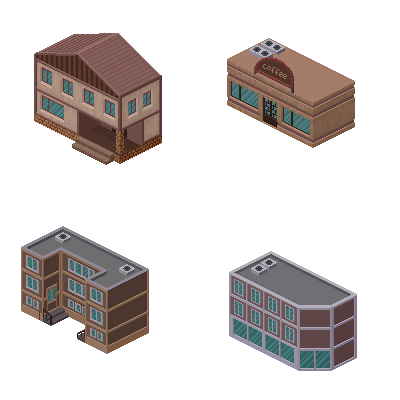
#> input picture assets/buildings-2.png, 400 x 400 px
$ python bake.py
#> lines starting #> are read from the running program, lines starting #| are printed output that depends on the picture
"""Build the sprites used by js/city.js from the source images in assets/.

    python3 tools/bake.py

Writes assets/tiles/, assets/props/, assets/buildings/ and, per vehicle,
iso.png, iso@2x.png and the wheel overlays.
"""
from pathlib import Path
from PIL import Image

ROOT = Path(__file__).resolve().parent.parent
A = ROOT / "assets"

# Crops are the connected components of each sheet (x, y, w, h).
TILES = {
    "road":         ("street-1.png", (230, 204, 128, 65)),   # straight along u, dashed, curbs both sides
    "crosswalk":    ("street-1.png", (227, 308, 128, 65)),   # straight along u with zebra
    "cross":        ("street-2.png", (39, 108, 129, 65)),    # 4-way
    "tee-nw-ne-sw": ("street-2.png", (222, 25, 128, 65)),    # T, curb on SE edge
    "tee-nw-se-sw": ("street-2.png", (221, 115, 129, 65)),   # T, curb on NE edge
    "corner-top":   ("street-2.png", (220, 203, 129, 65)),   # open SW + SE
    "corner-right": ("street-2.png", (38, 202, 129, 65)),    # open NW + SW
    "grass":        ("grass.png", (58, 256, 129, 65)),
    "pond":         ("grass.png", (219, 38, 129, 65)),       # round pond
    "pool":         ("grass.png", (58, 38, 129, 65)),        # square pond
    "canal":        ("grass.png", (53, 137, 129, 65)),       # water along u, banks NE + SW
    "paving":       ("floor-walls.png", (4, 275, 128, 65)),
}

PROPS = {
    "bench-ne":   ("props.png", (128, 100, 22, 21)),
    "bench-nw":   ("props.png", (112, 114, 22, 24)),
    "bin":        ("props.png", (164, 182, 9, 14)),
    "bin-gray":   ("props.png", (161, 224, 10, 16)),
    "planter-a":  ("props.png", (131, 257, 12, 11)),
    "planter-b":  ("props.png", (152, 269, 8, 12)),
    "dumpster":   ("props.png", (120, 172, 26, 28)),
}

LAMPS = {
    "red":   {"ba371a", "a2341c", "e85b3b"},
    "amber": {"9e581c", "894e1c", "d6833b"},
    "green": {"4b6822", "3d571a", "759744"},
}
LAMP_OFF = {"ba371a": "3b2a2a", "a2341c": "342526", "e85b3b": "4a3030",
            "9e581c": "3b3128", "894e1c": "342b24", "d6833b": "4a3a2c",
            "4b6822": "2c3527", "3d571a": "283023", "759744": "33402d"}

# Unplated variants of the corner block and the glass tower.
BUILDINGS = {
    "corner-bare": ("buildings-2.png", (21, 226, 128, 128)),
    "tower-bare":  ("buildings-2.png", (229, 251, 128, 120)),
}

# Plated buildings with their pavement pad erased but the lamps, benches,
# planters and cafe tables drawn on it kept. The pad is the PAD grays outside
# the building, whose shape is the bare twin at (x, y) in the plated sprite.
DRESSED = {
    "tower":  ("building-tower.png",  "buildings/tower-bare.png",  (40, 4)),
    "corner": ("building-corner.png", "buildings/corner-bare.png", (24, 4)),
    "house":  ("building-house.png",  "building-small.png",        (36, 4)),
    "cafe":   ("building-cafe.png",   "building-modern.png",       (36, 4)),
}
PAD = {"666567", "5b5a5c", "636364", "59595a", "575757", "434343"}

VEHICLES = ["carDefault", "carSedan", "carYellow"]
CAR_BOX = (78, 54, 234, 172)      # common crop over all 12 frames
CAR_SCALE = 0.34
# iso@2x.png: the same cells at twice the resolution, for more detail.
HD = 2

# Hero Supra, from the renders supraWhite_0000-0011.png. Their camera is
# higher than the city's, so the four straight-road frames are rotated to
# match the roads. Then scaled, cropped and given binary alpha. Only
# iso@2x.png is baked; the 1x iso.png was made by hand the same way.
SUPRA_TURN = {1: 7.1, 7: 7.1, 5: -7.1, 11: -7.1}
SUPRA_SIZE = (137, 109)
SUPRA_BOX = (32, 28, 73, 41)      # x, y, w, h at 1x


def crop(sheet, box):
#> called with sheet = 'buildings-2.png', box = (21, 226, 128, 128)
    x, y, w, h = box
    return Image.open(A / sheet).convert("RGBA").crop((x, y, x + w, y + h))
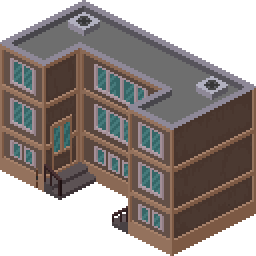
#> returned value: PIL image 128x128 RGBA (shown 2 times larger); mean R, G, B, A 75.2, 66.1, 62.3, 177.9; transparent parts drawn white


def dressed(plated, bare, at):
    """`plated` without its pad; same size, so the same base point."""
#> (the run stopped early here; a loop or call above may not have finished)
